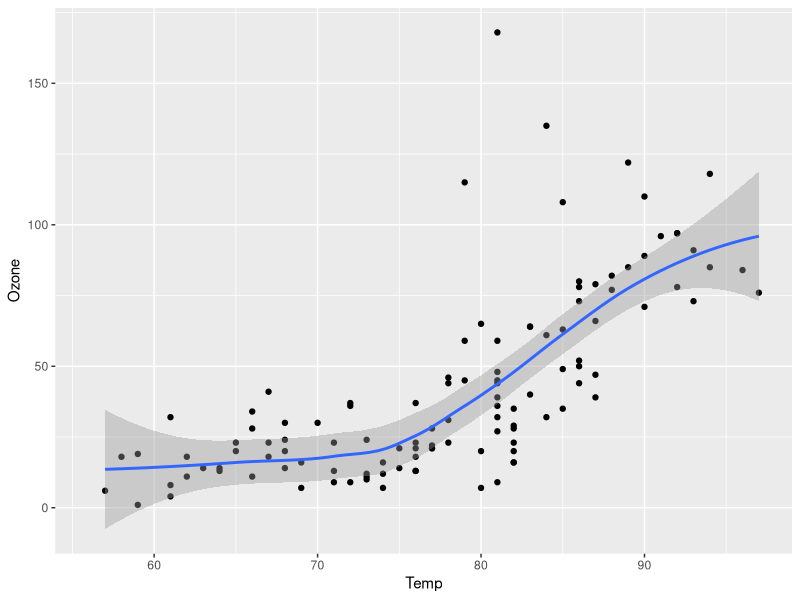
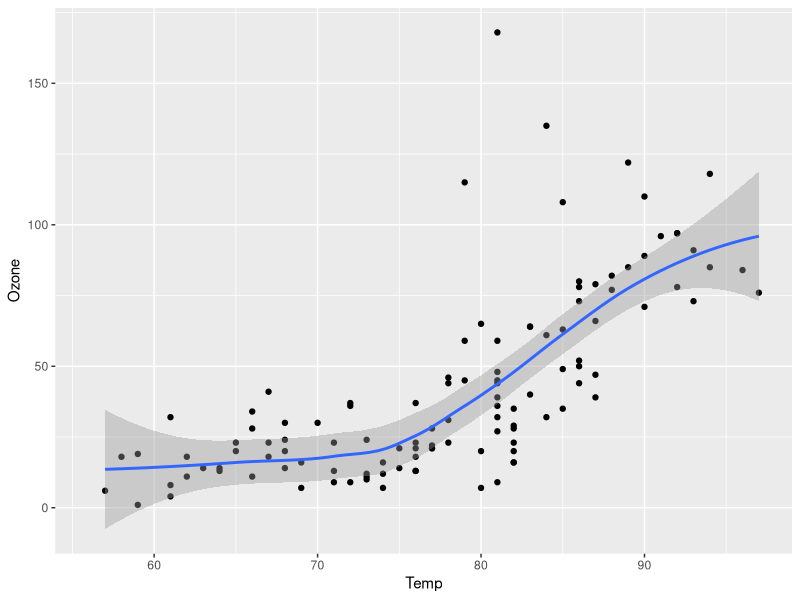
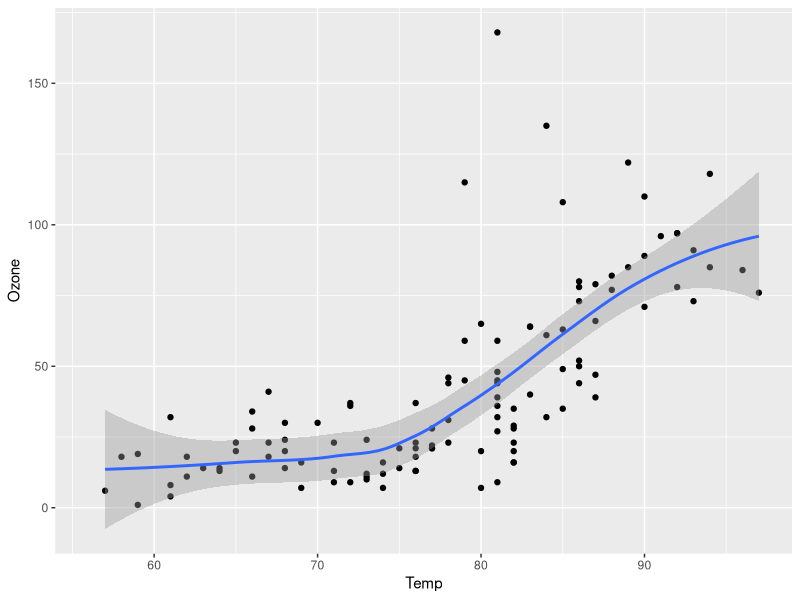
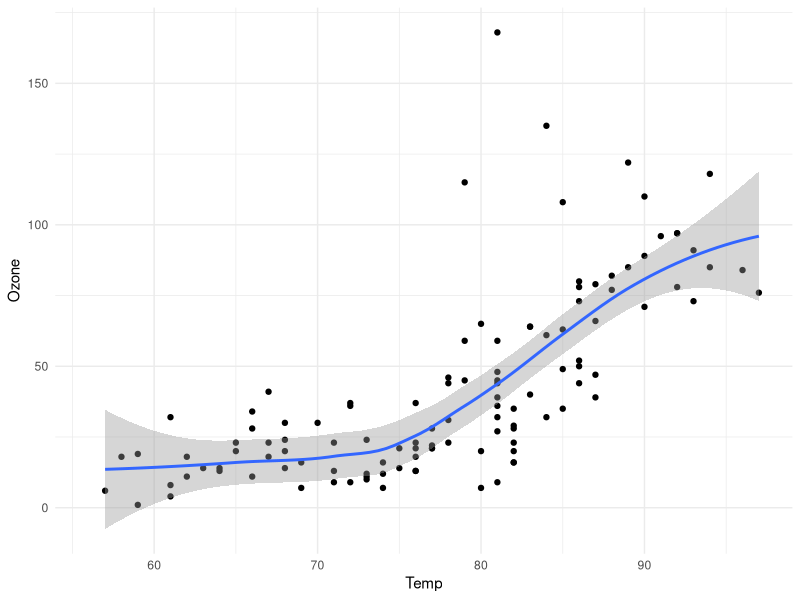

These charts were generated, in order, by the following R code:
## ---- chunk 1
library(ggplot2)

ggplot(airquality, aes(Temp, Ozone)) +
  geom_point() +
  geom_smooth(method = "loess")
## ---- chunk 2
#| echo: true
library(ggplot2)

ggplot(airquality, aes(Temp, Ozone)) +
  geom_point() +
  geom_smooth(method = "loess")
## ---- chunk 3
#| echo: true
#| output-location: column
library(ggplot2)

airquality |>
  ggplot(aes(Temp, Ozone)) +
    geom_point() +
    geom_smooth(method = "loess")
## ---- chunk 4
#| echo: true
#| output-location: column
#| code-line-numbers: "7"
library(ggplot2)

airquality |>
  ggplot(aes(Temp, Ozone)) +
    geom_point() +
    geom_smooth(method = "loess") +
    theme_minimal()
